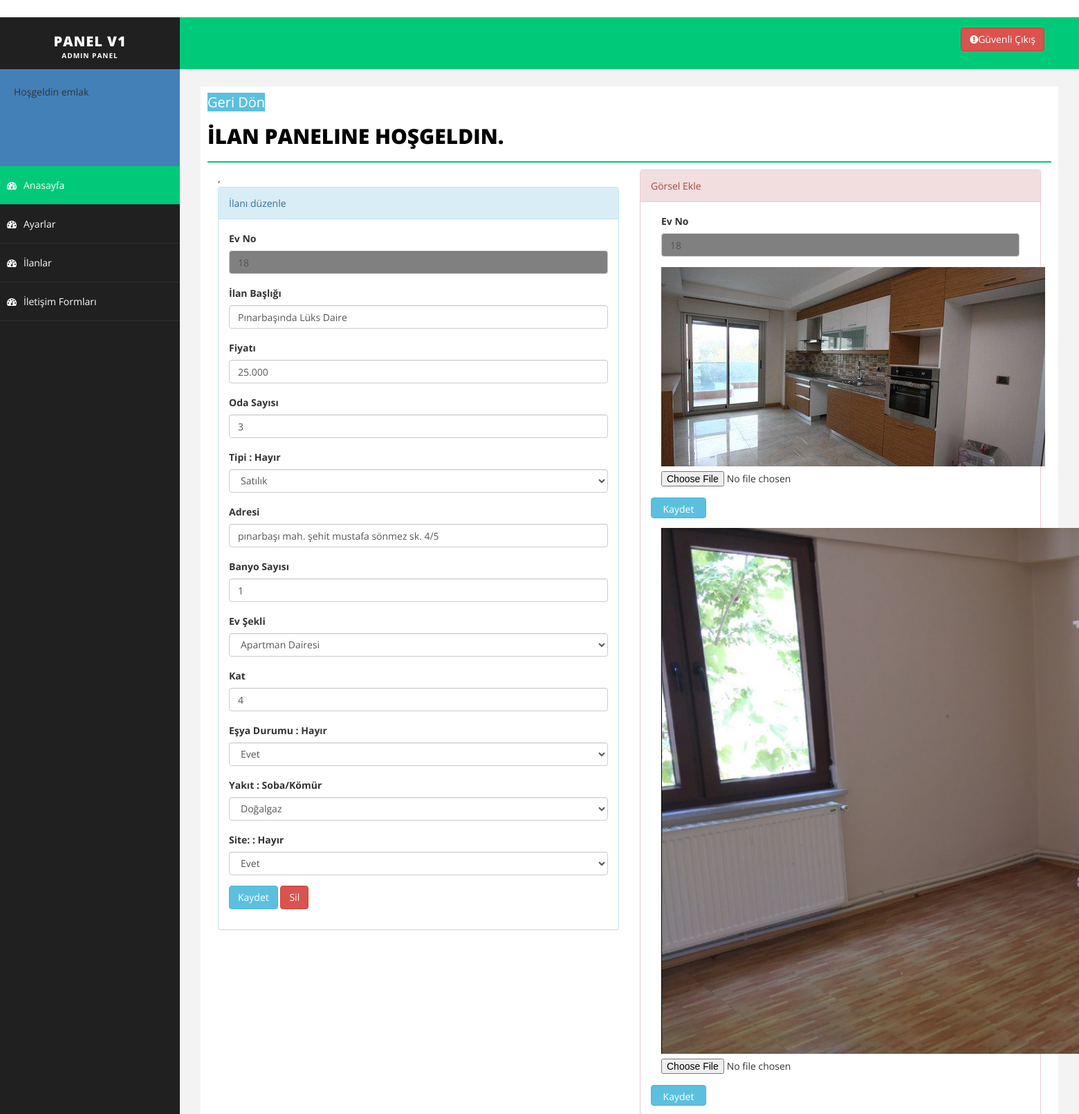
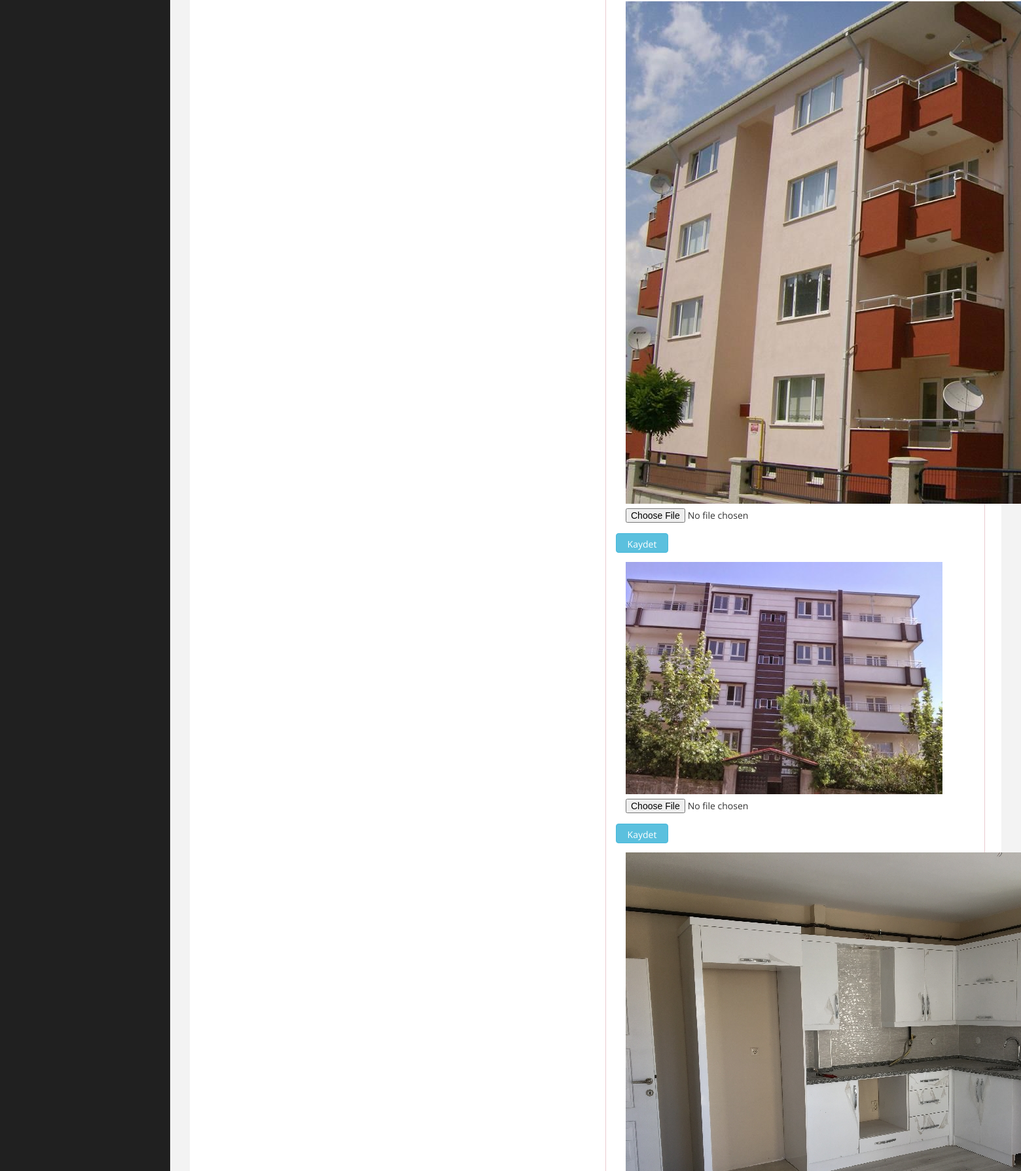
Screenshot of /admin/edit.php?ev_id=18 (signed in, upper part) with the database file from the repository (2 pictures, top to bottom).
### tables this page shows
CREATE TABLE `ev` (
  `ev_id` int(11) NOT NULL,
  `ev_fiyat` decimal(15,3) NOT NULL,
  `ev_oda` int(1) NOT NULL,
  `ev_tip` varchar(20) NOT NULL,
  `ev_adres` varchar(200) NOT NULL,
  `ev_baslik` varchar(200) NOT NULL,
  `ev_sekil` varchar(50) NOT NULL,
  `ev_esya` varchar(50) NOT NULL,
  `ev_banyo` int(1) NOT NULL,
  `ev_kat` int(2) NOT NULL,
  `ev_yakit` varchar(50) NOT NULL,
  `ev_site` varchar(50) NOT NULL,
  `resim_url1` varchar(55) NOT NULL,
  `resim_url2` varchar(55) NOT NULL,
  `resim_url3` varchar(55) NOT NULL,
  `resim_url4` varchar(55) NOT NULL,
  `resim_url5` varchar(55) NOT NULL
);

### admin/edit.php (the view, shortened to what this page needs)
<?php include 'header.php';
?>
<?php include 'sidebar.php';
?>
<div id="page-wrapper">
  <div id="page-inner">
    <div class="row">
      <div class="col-md-12">
                <a class="btn-info" style="font-size: 20px;"  href="ilanlar.php">Geri Dön</a>
        <h1 class="page-head-line">İlan paneline hoşgeldin.</h1>
        <div class="col-md-6 col-sm-6 col-xs-12">,
         <div class="panel panel-info">
          <div class="panel-heading">
            <?php
            if($_GET['ydurum']=="basarili")
              {?>
                <h1 class style="color:green; font-size: 20px;" ="page-subhead-line">İlan eklendi</h1>
                <?php
              }
              else
                {?>
                  İlanı düzenle
                <?php } ?>
              </div>
              <div class="panel-body">
               <?php
               $evsor=mysql_query("select *from ev where ev_id=".$_GET[ev_id]."");
               $evcek=mysql_fetch_assoc($evsor);
               $ev_id=$_GET[ev_id];
               ?>
               <form action="netting\islem.php" method="POST" >
                 <div class="form-group">
                  <label>Ev No</label>
                  <input id="disabledInput" class="form-control" name="ev_id" type="number" style="background-color: grey" value="<?php echo $ev_id ?>">
                </div>
                <div class="form-group">
                  <label>İlan Başlığı</label>
                  <input class="form-control" name="ev_baslik" required="" type="text" value="<?php echo $evcek['ev_baslik']; ?>">
                </div>
                <div class="form-group">
                  <label>Fiyatı</label>
                  <input class="form-control" name="ev_fiyat" required="" type="number" value="<?php echo $evcek['ev_fiyat']; ?>">
                </div>
                <div class="form-group">
                  <label>Oda Sayısı</label>
                  <input class="form-control" name="ev_oda" required="" type="number" value="<?php echo $evcek['ev_oda']; ?>">
                </div>
                <div class="form-group">
                  <label>Tipi <b> : <?php echo $evcek['ev_esya']; ?></b></label>
                  <select class="form-control"name="ev_tip" required="" type="text" value="<?php echo $evcek['ev_tip']; ?>">
                    <option>Satılık</option>
                  </select>
                </div>
                <div class="form-group">
                  <label>Adresi</label>
                  <input class="form-control" name="ev_adres" required="" type="text" value="<?php echo $evcek['ev_adres']; ?>">
                </div>
                <div class="form-group">
                  <label>Banyo Sayısı</label>
                  <input class="form-control" name="ev_banyo" required="" type="number" value="<?php echo $evcek['ev_banyo']; ?>">
                </div>
                <div class="form-group">
                  <label>Ev Şekli</label>
                  <select class="form-control"  name="ev_sekil" type="text"  value="<?php echo $evcek['ev_sekil']; ?>">
                    <option>Apartman Dairesi</option>
                  </select>
                </div>
                <div class="form-group">
                  <label>Kat</label>
                  <input class="form-control" name="ev_kat" required="" type="number"  value="<?php echo $evcek['ev_kat']; ?>">
                </div>
                <div class="form-group">
                  <label>Eşya Durumu <b> : <?php echo $evcek['ev_esya']; ?></b></label>
                  <select class="form-control"  name="ev_esya" type="text" value="<?php echo $evcek['ev_esya']; ?>">
                    <option>Evet</option>
                  </select>
                </div>
                <div class="form-group">
                  <label>Yakıt <b> : <?php echo $evcek['ev_yakit']; ?></b></label>
                  <select class="form-control"  name="ev_yakit" type="text">
                    <option>Doğalgaz</option>
                  </select>
                </div>
                <div class="form-group">
                  <label>Site: <b> : <?php echo $evcek['ev_site']; ?></b></label>
                  <select class="form-control"  name="ev_site" type="text" value="<?php echo $evcek['ev_site']; ?>">
                    <option>Evet</option>
                  </select>
                </div>
                <button type="submit"  name="ev_kaydet" class="btn btn-info">Kaydet </button>
                <button type="submit"  name="ev_sil" class="btn btn-danger">Sil </button>
              </form>
            </div>
          </div>
        </div>
        <div class="col-md-6 col-sm-12 col-xs-12">
         <div class="panel panel-danger">
          <div class="panel-heading">
           Görsel Ekle
         </div>
         <div class="panel-body">
           <form method="POST" action="netting/islem.php">
             <div class="form-group col-md-12">
               <div class="form-group">
                <label>Ev No</label>
                <input id="disabledInput" class="form-control" name="ev_id" type="number" style="background-color: grey" value="<?php echo $ev_id ?>">
              </div>
              <label for="file"><img src="../images/<?php echo $evcek['resim_url1'] ?>"></label>
              <input type="file" name="resim_url1" value="<?php echo $evcek['resim_url1'] ?>">
            </div>
            <button type="submit" name="url_kaydet1" class="btn btn-info" style="width: 80px;height: 30px; color: white; text-align: center;">Kaydet</button></form>
            <form method="POST" action="netting/islem.php">
             <div class="form-group col-md-12">
               <label for="file"><img src="../images/<?php echo $evcek['resim_url2'] ?>"></label>
               <input type="file" name="resim_url2" value="<?php echo $evcek['resim_url2'] ?>">
             </div>
             <button type="submit" name="url_kaydet2" class="btn btn-info" style="width: 80px;height: 30px; color: white; text-align: center;">Kaydet</button></form>
             <form method="POST" action="netting/islem.php">
               <div class="form-group col-md-12">
                 <label for="file"><img src="../images/<?php echo $evcek['resim_url3'] ?>"></label>
                 <input type="file" name="resim_url3" value="<?php echo $evcek['resim_url3'] ?>">
               </div>
               <button type="submit" name="url_kaydet3" class="btn btn-info" style="width: 80px;height: 30px; color: white; text-align: center;">Kaydet</button></form>
               <form method="POST" action="netting/islem.php">
                 <div class="form-group col-md-12">
                   <label for="file"><img src="../images/<?php echo $evcek['resim_url4'] ?>"></label>
                   <input type="file" name="resim_url4" value="<?php echo $evcek['resim_url4'] ?>">
                 </div>
                 <button type="submit" name="url_kaydet4" class="btn btn-info" style="width: 80px;height: 30px; color: white; text-align: center;">Kaydet</button></form>
                 <form method="POST" action="netting/islem.php">
                   <div class="form-group col-md-12">
                     <label for="file"><img src="../images/<?php echo $evcek['resim_url5'] ?>"></label>
                   </div>
                   <button type="submit" name="url_kaydet5" class="btn btn-info" style="width: 80px;height: 30px; color: white; text-align: center;">Kaydet</button></form>
                 </div>
               </div>
             </div>
           </div>
         </div>
       </div>
     </div>
   </div>
   <?php include 'footer.php';
   ?>

### admin/assets/css/basic.css (style rules this page uses)
body { font-family: 'Open Sans', sans-serif; line-height:25px; }
#page-wrapper { padding: 15px 15px; min-height: 600px; background: #F3F3F3; }
#page-inner { width: 100%; margin: 10px 20px 10px 0px; background-color: #fff!important; padding: 10px; min-height: 1200px; }
.page-head-line { font-size: 30px; text-transform: uppercase; color: #000; font-weight: 800; padding-bottom: 20px; border-bottom: 2px solid #00CA79; margin-bottom: 10px; }
@media (min-width:768px) { #page-wrapper { margin: 0 0 0 260px; padding: 15px 30px; min-height: 1200px; } }

### rows the page displays
ev: ev_baslik "Pınarbaşında Lüks Daire", ev_fiyat "25.000", ev_oda "3", ev_esya "Hayır", ev_tip "Satılık", ev_adres "pınarbaşı mah. şehit mustafa sönmez sk. 4/5", ev_banyo "1", ev_sekil "Apartman Dairesi", ev_kat "4", ev_esya "Evet", ev_yakit "Soba/Kömür", ev_site "Hayır", ev_site "Evet", resim_url1 (picture), resim_url2 (picture), resim_url3 (picture), resim_url4 (picture), resim_url5 (picture)

### other values shown
$_SESSION['admin_kadi'] "emlak"
